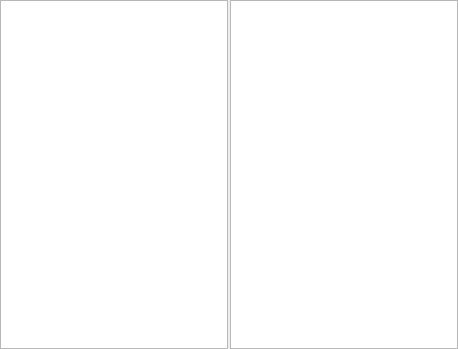
<?xml version="1.0" encoding="UTF-8"?>
<ui version="4.0">
 <class>Menu</class>
 <widget class="QWidget" name="Menu">
  <property name="geometry">
   <rect>
    <x>0</x>
    <y>0</y>
    <width>458</width>
    <height>349</height>
   </rect>
  </property>
  <property name="windowTitle">
   <string>Form</string>
  </property>
  <layout class="QHBoxLayout" name="horizontalLayout_2">
   <property name="spacing">
    <number>2</number>
   </property>
   <property name="margin">
    <number>0</number>
   </property>
   <item>
    <widget class="QTreeView" name="treeMenuView">
     <property name="dragEnabled">
      <bool>true</bool>
     </property>
     <property name="dragDropMode">
      <enum>QAbstractItemView::DragDrop</enum>
     </property>
     <property name="alternatingRowColors">
      <bool>true</bool>
     </property>
     <property name="headerHidden">
      <bool>true</bool>
     </property>
    </widget>
   </item>
   <item>
    <widget class="QListView" name="listExcludedView">
     <property name="dragEnabled">
      <bool>true</bool>
     </property>
     <property name="dragDropMode">
      <enum>QAbstractItemView::DragDrop</enum>
     </property>
     <property name="alternatingRowColors">
      <bool>true</bool>
     </property>
    </widget>
   </item>
  </layout>
 </widget>
 <resources/>
 <connections/>
</ui>
